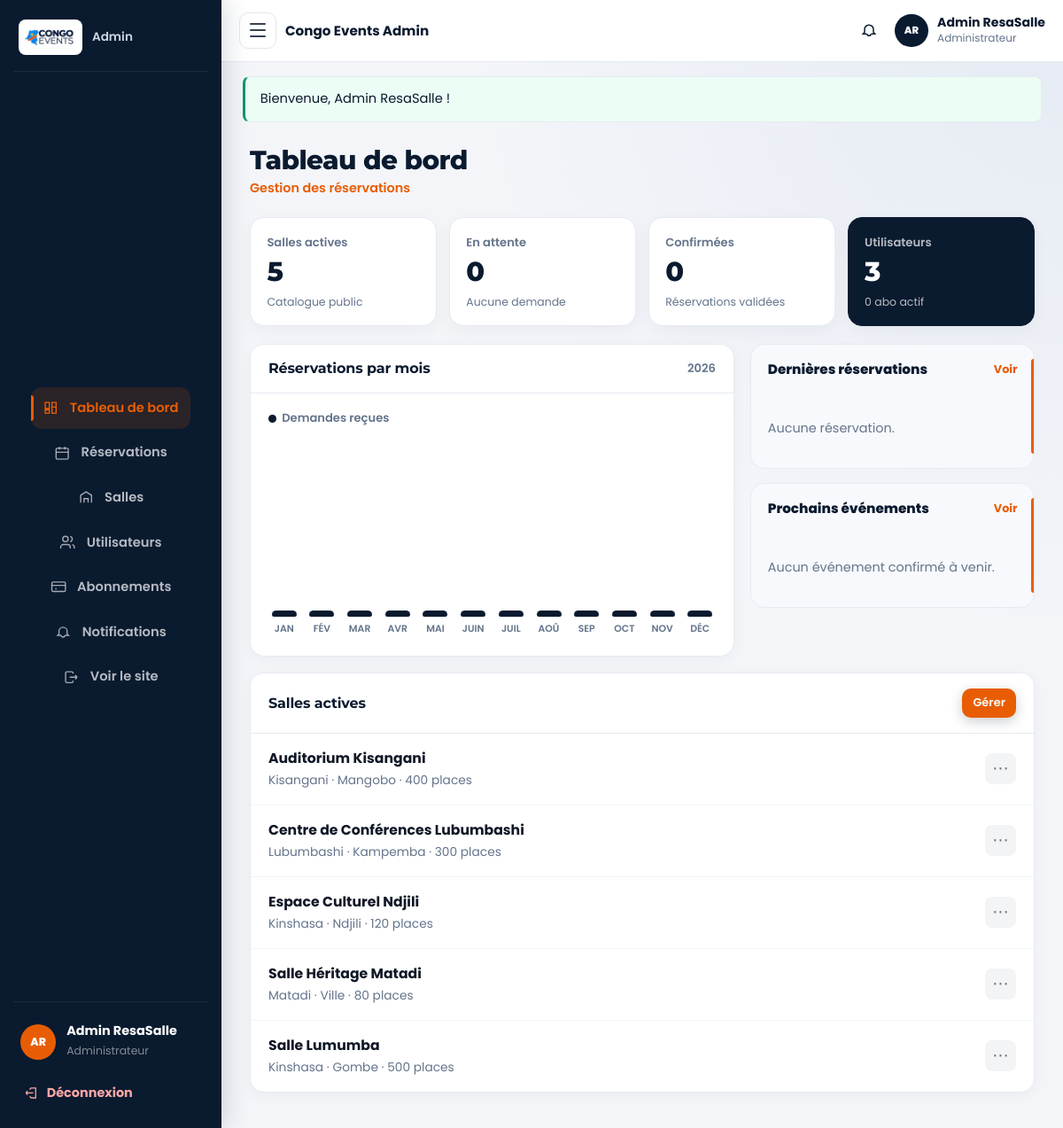
The page /admin/index.php (signed in) on the database its author committed.
### tables this page shows
CREATE TABLE IF NOT EXISTS utilisateurs (
  id INT UNSIGNED AUTO_INCREMENT PRIMARY KEY,
  nom VARCHAR(120) NOT NULL,
  email VARCHAR(180) NOT NULL UNIQUE,
  telephone VARCHAR(30) DEFAULT NULL,
  mot_de_passe VARCHAR(255) NOT NULL,
  role ENUM('admin', 'client', 'proprietaire') NOT NULL DEFAULT 'client',
  date_creation DATETIME NOT NULL DEFAULT CURRENT_TIMESTAMP
);

CREATE TABLE IF NOT EXISTS salles (
  id INT UNSIGNED AUTO_INCREMENT PRIMARY KEY,
  nom VARCHAR(150) NOT NULL,
  description TEXT,
  capacite INT UNSIGNED NOT NULL DEFAULT 50,
  ville VARCHAR(100) NOT NULL,
  commune VARCHAR(100) DEFAULT NULL,
  adresse VARCHAR(255) DEFAULT NULL,
  equipements TEXT,
  tarif_jour DECIMAL(12, 2) NOT NULL DEFAULT 0.00,
  image VARCHAR(255) DEFAULT NULL,
  statut ENUM('active', 'inactive') NOT NULL DEFAULT 'active',
  proprietaire_id INT UNSIGNED DEFAULT NULL,
  date_creation DATETIME NOT NULL DEFAULT CURRENT_TIMESTAMP,
  CONSTRAINT fk_salle_proprietaire FOREIGN KEY (proprietaire_id)
    REFERENCES utilisateurs(id) ON DELETE SET NULL
);

### includes/functions.php (called while the page is built, shortened)
<?php
require_once __DIR__ . '/../config/database.php';
function e(?string $value): string
{
    return htmlspecialchars((string) $value, ENT_QUOTES, 'UTF-8');
}
function get_flash(): ?array
{
    $flash = $_SESSION['flash'];
    return $flash;
}
function current_user(): ?array
{
    return $_SESSION['user'] ?? null;
}
function require_login(): void
{
    try {
        $uid = (int) (current_user()['id'] ?? 0);
        if ($uid > 0) {
            $stmt = db()->prepare('SELECT role, nom, email FROM utilisateurs WHERE id = ? LIMIT 1');
            $stmt->execute([$uid]);
        }
    } catch (Throwable $e) {
    }
}
function require_admin(): void
{
    require_login();
}
function asset(string $path): string
{
    return rtrim(APP_URL, '/') . '/assets/' . ltrim($path, '/');
}
function url(string $path = ''): string
{
    return rtrim(APP_URL, '/') . '/' . ltrim($path, '/');
}

### config/database.php (called while the page is built, shortened)
<?php
function db(): PDO
{
    static $pdo = null;
    if ($pdo === null) {
        $dsn = 'mysql:host=' . DB_HOST . ';port=' . DB_PORT . ';dbname=' . DB_NAME . ';charset=' . DB_CHARSET;
        $options = [
            PDO::ATTR_ERRMODE            => PDO::ERRMODE_EXCEPTION,
            PDO::ATTR_DEFAULT_FETCH_MODE => PDO::FETCH_ASSOC,
            PDO::ATTR_EMULATE_PREPARES   => false,
            PDO::ATTR_TIMEOUT            => 5,
        ];
        for ($i = 0; $i < 3; $i++) {
            try {
                $pdo = new PDO($dsn, DB_USER, DB_PASS, $options);
                break;
            } catch (PDOException $e) {
                $last = $e;
                usleep(400000);
            }
        }
    }
    return $pdo;
}

### admin/index.php (the view, shortened to what this page needs)
<?php
require_once __DIR__ . '/../includes/functions.php';
require_admin();
$stats = [
    'salles' => (int) db()->query("SELECT COUNT(*) FROM salles WHERE statut = 'active'")->fetchColumn(),
    'attente' => (int) db()->query("SELECT COUNT(*) FROM reservations WHERE statut = 'en_attente'")->fetchColumn(),
    'confirmees' => (int) db()->query("SELECT COUNT(*) FROM reservations WHERE statut = 'confirmee'")->fetchColumn(),
    'users' => (int) db()->query('SELECT COUNT(*) FROM utilisateurs')->fetchColumn(),
    'abos' => (int) db()->query("SELECT COUNT(*) FROM abonnements WHERE statut = 'actif' AND date_fin >= NOW()")->fetchColumn(),
];
$monthCounts = array_fill(1, 12, 0);
$maxMonth = max(1, max($monthCounts));
$salles = db()->query(
    "SELECT id, nom, ville, commune, capacite
     FROM salles
     WHERE statut = 'active'
     ORDER BY nom
     LIMIT 6"
)->fetchAll();
$recent = db()->query(
    "SELECT r.*, s.nom AS salle_nom, u.nom AS user_nom
     FROM reservations r
     JOIN salles s ON s.id = r.salle_id
     JOIN utilisateurs u ON u.id = r.utilisateur_id
     ORDER BY r.date_demande DESC
     LIMIT 6"
)->fetchAll();
$upcoming = db()->query(
    "SELECT r.titre_evenement, r.date_debut, s.nom AS salle_nom, u.nom AS user_nom
     FROM reservations r
     JOIN salles s ON s.id = r.salle_id
     JOIN utilisateurs u ON u.id = r.utilisateur_id
     WHERE r.statut = 'confirmee' AND r.date_debut >= NOW()
     ORDER BY r.date_debut ASC
     LIMIT 5"
)->fetchAll();
$mois = ['Jan','Fév','Mar','Avr','Mai','Juin','Juil','Aoû','Sep','Oct','Nov','Déc'];
$adminPage = 'dashboard';
require __DIR__ . '/../includes/admin-header.php';
?>
<div class="dash-home-kpis">
  <article class="dash-kpi">
    <div class="dash-kpi-label">Salles actives</div>
    <div class="dash-kpi-value"><?= $stats['salles'] ?></div>
    <div class="dash-kpi-meta">Catalogue public</div>
  </article>
  <a class="dash-kpi" href="<?= e(url('admin/reservations.php?statut=en_attente')) ?>">
    <div class="dash-kpi-label">En attente</div>
    <div class="dash-kpi-value"><?= $stats['attente'] ?></div>
    <?php if ($stats['attente'] > 0): ?>
      <span class="dash-kpi-badge">À traiter</span>
    <?php else: ?>
      <div class="dash-kpi-meta">Aucune demande</div>
    <?php endif; ?>
  </a>
  <article class="dash-kpi">
    <div class="dash-kpi-label">Confirmées</div>
    <div class="dash-kpi-value"><?= $stats['confirmees'] ?></div>
    <div class="dash-kpi-meta">Réservations validées</div>
  </article>
  <article class="dash-kpi is-dark">
    <div class="dash-kpi-label">Utilisateurs</div>
    <div class="dash-kpi-value"><?= $stats['users'] ?></div>
    <div class="dash-kpi-meta"><?= $stats['abos'] ?> abo<?= $stats['abos'] > 1 ? 's' : '' ?> actif<?= $stats['abos'] > 1 ? 's' : '' ?></div>
  </article>
</div>
<div class="dash-home-grid">
  <div class="dash-panel">
    <div class="dash-panel-head">
      <h2>Réservations par mois</h2>
      <span class="muted" style="font-size:.82rem;font-weight:600"><?= date('Y') ?></span>
    </div>
    <div class="dash-chart">
      <p class="dash-chart-legend"><i></i> Demandes reçues</p>
      <div class="dash-bars" aria-hidden="true">
        <?php for ($m = 1; $m <= 12; $m++): ?>
          <?php
            $n = $monthCounts[$m];
            $h = (int) round(($n / $maxMonth) * 100);
          ?>
          <div class="dash-bar-col" title="<?= $n ?> demande<?= $n > 1 ? 's' : '' ?>">
            <div class="dash-bar" style="height: <?= $n ? $h : 3 ?>%"></div>
            <span class="dash-bar-label"><?= $mois[$m - 1] ?></span>
          </div>
        <?php endfor; ?>
      </div>
    </div>
  </div>
  <div>
    <div class="dash-widget">
      <div class="dash-widget-head">
        <h2>Dernières réservations</h2>
        <a href="<?= e(url('admin/reservations.php')) ?>">Voir</a>
      </div>
      <?php if (!$recent): ?>
        <p class="dash-widget-empty">Aucune réservation.</p>
      <?php endif; ?>
    </div>
    <div class="dash-widget">
      <div class="dash-widget-head">
        <h2>Prochains événements</h2>
        <a href="<?= e(url('admin/reservations.php?statut=confirmee')) ?>">Voir</a>
      </div>
      <?php if (!$upcoming): ?>
        <p class="dash-widget-empty">Aucun événement confirmé à venir.</p>
      <?php endif; ?>
    </div>
  </div>
</div>
<div class="dash-panel" style="margin-top:1.15rem">
  <div class="dash-panel-head">
    <h2>Salles actives</h2>
    <a class="btn btn-primary btn-sm" href="<?= e(url('admin/salles.php')) ?>">Gérer</a>
  </div>
  <?php if (!$salles): ?>
    <p class="dash-empty">Aucune salle enregistrée.</p>
  <?php else: ?>
    <ul class="dash-list">
      <?php foreach ($salles as $s): ?>
        <li class="dash-list-item">
          <div class="dash-list-main">
            <strong><?= e($s['nom']) ?></strong>
            <span><?= e($s['ville']) ?><?= $s['commune'] ? ' · ' . e($s['commune']) : '' ?> · <?= (int) $s['capacite'] ?> places</span>
          </div>
          <a class="dash-more" href="<?= e(url('admin/salles.php?edit=' . (int) $s['id'])) ?>" aria-label="Modifier">⋯</a>
        </li>
      <?php endforeach; ?>
    </ul>
  <?php endif; ?>
</div>
<?php require __DIR__ . '/../includes/admin-footer.php'; ?>

### includes/admin-header.php (shortened to what this page needs)
<?php
$adminPage = $adminPage ?? 'dashboard';
$user = current_user();
$flash = get_flash();
$displayName = $user['nom'] ?? 'Admin';
$initials = '';
foreach (preg_split('/\s+/', trim($displayName)) as $part) {
    $ch = function_exists('mb_substr')
        ? mb_strtoupper(mb_substr($part, 0, 1))
        : strtoupper(substr($part, 0, 1));
    $initials .= $ch;
    if (strlen($initials) >= 2) break;
}
$pageTitles = [
    'dashboard' => ['Tableau de bord', 'Gestion des réservations'],
    'reservations' => ['Réservations', 'Validation des demandes'],
    'salles' => ['Salles', 'Catalogue des espaces'],
    'utilisateurs' => ['Utilisateurs', 'Clients, propriétaires et admins'],
    'abonnements' => ['Abonnements', 'Plans et paiements propriétaires'],
];
[$dashTitle, $dashSubtitle] = $pageTitles[$adminPage] ?? ['Administration', 'Congo Events'];
?>
<!DOCTYPE html>
<html lang="fr">
<head>
  <link rel="stylesheet" href="<?= e(asset('css/style.css')) ?>?v=20261016pay">
  <link rel="stylesheet" href="<?= e(asset('css/dashboard.css')) ?>?v=20261016pay">
</head>
<body class="dash-body">
  <aside class="dash-sidebar" data-dash-sidebar>
    <div class="dash-sidebar-top">
      <a class="dash-brand" href="<?= e(url('admin/index.php')) ?>">
        <img class="dash-brand-logo dash-brand-logo-full" src="<?= e(asset(APP_LOGO)) ?>?v=20261015v2" alt="<?= e(APP_NAME) ?>" width="150" height="60">
        <span class="dash-brand-role"><em>Admin</em></span>
      </a>
    </div>
    <nav class="dash-nav">
      <a href="<?= e(url('admin/index.php')) ?>" class="<?= $adminPage === 'dashboard' ? 'is-active' : '' ?>">
        <svg viewBox="0 0 24 24" fill="none" stroke="currentColor" stroke-width="1.8"><path d="M4 13h6V4H4v9Zm10 7h6V4h-6v16ZM4 20h6v-5H4v5Zm10-9h6V4h-6v7Z"/></svg>
        Tableau de bord
      </a>
      <a href="<?= e(url('admin/reservations.php')) ?>" class="<?= $adminPage === 'reservations' ? 'is-active' : '' ?>">
        <svg viewBox="0 0 24 24" fill="none" stroke="currentColor" stroke-width="1.8"><rect x="3" y="5" width="18" height="16" rx="2"/><path d="M8 3v4M16 3v4M3 11h18"/></svg>
        Réservations
      </a>
      <a href="<?= e(url('admin/salles.php')) ?>" class="<?= $adminPage === 'salles' ? 'is-active' : '' ?>">
        <svg viewBox="0 0 24 24" fill="none" stroke="currentColor" stroke-width="1.8"><path d="M4 20V9l8-5 8 5v11"/><path d="M9 20v-6h6v6"/></svg>
        Salles
      </a>
      <a href="<?= e(url('admin/utilisateurs.php')) ?>" class="<?= $adminPage === 'utilisateurs' ? 'is-active' : '' ?>">
        <svg viewBox="0 0 24 24" fill="none" stroke="currentColor" stroke-width="1.8"><path d="M16 21v-2a4 4 0 0 0-4-4H6a4 4 0 0 0-4 4v2"/><circle cx="9" cy="7" r="4"/><path d="M22 21v-2a4 4 0 0 0-3-3.87M16 3.13a4 4 0 0 1 0 7.75"/></svg>
        Utilisateurs
      </a>
      <a href="<?= e(url('admin/abonnements.php')) ?>" class="<?= $adminPage === 'abonnements' ? 'is-active' : '' ?>">
        <svg viewBox="0 0 24 24" fill="none" stroke="currentColor" stroke-width="1.8"><rect x="2" y="5" width="20" height="14" rx="2"/><path d="M2 10h20M7 15h2"/></svg>
        Abonnements
      </a>
      <?php $adminNotif = unread_notifications_count((int) ($user['id'] ?? 0)); ?>
      <a href="<?= e(url('notifications.php')) ?>" class="<?= $adminPage === 'notifications' ? 'is-active' : '' ?>">
        <svg viewBox="0 0 24 24" fill="none" stroke="currentColor" stroke-width="1.8"><path d="M15 17h5l-1.4-1.4A2 2 0 0 1 18 14.2V11a6 6 0 1 0-12 0v3.2c0 .5-.2 1-.6 1.4L4 17h5"/><path d="M9.5 17a2.5 2.5 0 0 0 5 0"/></svg>
        Notifications<?= $adminNotif > 0 ? ' (' . (int) $adminNotif . ')' : '' ?>
      </a>
      <a href="<?= e(url('index.php')) ?>">
        <svg viewBox="0 0 24 24" fill="none" stroke="currentColor" stroke-width="1.8"><path d="M15 7V6a2 2 0 0 0-2-2H6a2 2 0 0 0-2 2v12a2 2 0 0 0 2 2h7a2 2 0 0 0 2-2v-1"/><path d="M10 12h11m0 0-3-3m3 3-3 3"/></svg>
        Voir le site
      </a>
    </nav>
    <div class="dash-user">
      <div class="dash-user-row">
        <div class="dash-avatar"><?= e($initials) ?></div>
        <div>
          <strong><?= e($displayName) ?></strong>
          <span>Administrateur</span>
        </div>
      </div>
      <a class="dash-logout" href="<?= e(url('logout.php')) ?>">
        <svg viewBox="0 0 24 24" fill="none" stroke="currentColor" stroke-width="1.8"><path d="M10 7V6a2 2 0 0 1 2-2h7v16h-7a2 2 0 0 1-2-2v-1"/><path d="M15 12H3m0 0 3-3m-3 3 3 3"/></svg>
        Déconnexion
      </a>
    </div>
  </aside>
  <div class="dash-main">
    <div class="dash-topbar">
      <button class="dash-menu-btn" type="button" aria-label="Menu" data-dash-toggle>
        <span></span><span></span><span></span>
      </button>
      <div class="dash-topbar-brand">Congo Events Admin</div>
      <a class="notif-bell dash-topbar-bell" href="<?= e(url('notifications.php')) ?>" title="Notifications" aria-label="Notifications">
        <svg viewBox="0 0 24 24" width="20" height="20" fill="none" stroke="currentColor" stroke-width="1.8"><path d="M15 17h5l-1.4-1.4A2 2 0 0 1 18 14.2V11a6 6 0 1 0-12 0v3.2c0 .5-.2 1-.6 1.4L4 17h5"/><path d="M9.5 17a2.5 2.5 0 0 0 5 0"/></svg>
      </a>
      <div class="dash-topbar-user">
        <div class="dash-topbar-avatar"><?= e($initials) ?></div>
        <div>
          <strong><?= e($displayName) ?></strong>
          <span>Administrateur</span>
        </div>
      </div>
    </div>
    <?php if ($flash): ?>
      <div class="dash-flash">
        <div class="alert alert-<?= e($flash['type']) ?>" role="alert" data-auto-dismiss>
          <?= e($flash['message']) ?>
        </div>
      </div>
    <?php endif; ?>
    <div class="dash-content">
      <header class="dash-page-head">
        <div>
          <h1><?= e($dashTitle) ?></h1>
          <p><?= e($dashSubtitle) ?></p>
        </div>
      </header>

### includes/admin-footer.php (shortened to what this page needs)
</div>
  </div>
</body>
</html>

### rows shown on the page
utilisateurs: nom "Admin ResaSalle"
salles: nom "Auditorium Kisangani", ville "Kisangani", commune "Mangobo", capacite "400"
salles: nom "Centre de Conférences Lubumbashi", ville "Lubumbashi", commune "Kampemba", capacite "300"
salles: nom "Espace Culturel Ndjili", ville "Kinshasa", commune "Ndjili", capacite "120"
salles: nom "Salle Héritage Matadi", ville "Matadi", commune "Ville", capacite "80"
salles: nom "Salle Lumumba", ville "Kinshasa", commune "Gombe", capacite "500"

### other values the page prints
$initials "AR"
$flash['message'] "Bienvenue, Admin ResaSalle !"
$dashTitle "Tableau de bord"
$dashSubtitle "Gestion des réservations"
$stats['salles'] "5"
$stats['attente'] "0"
$stats['confirmees'] "0"
$stats['users'] "3"
$stats['abos'] "0"
$mois[$m - 1] "JAN"
$mois[$m - 1] "FÉV"
$mois[$m - 1] "MAR"
$mois[$m - 1] "AVR"
$mois[$m - 1] "MAI"
$mois[$m - 1] "JUIN"
